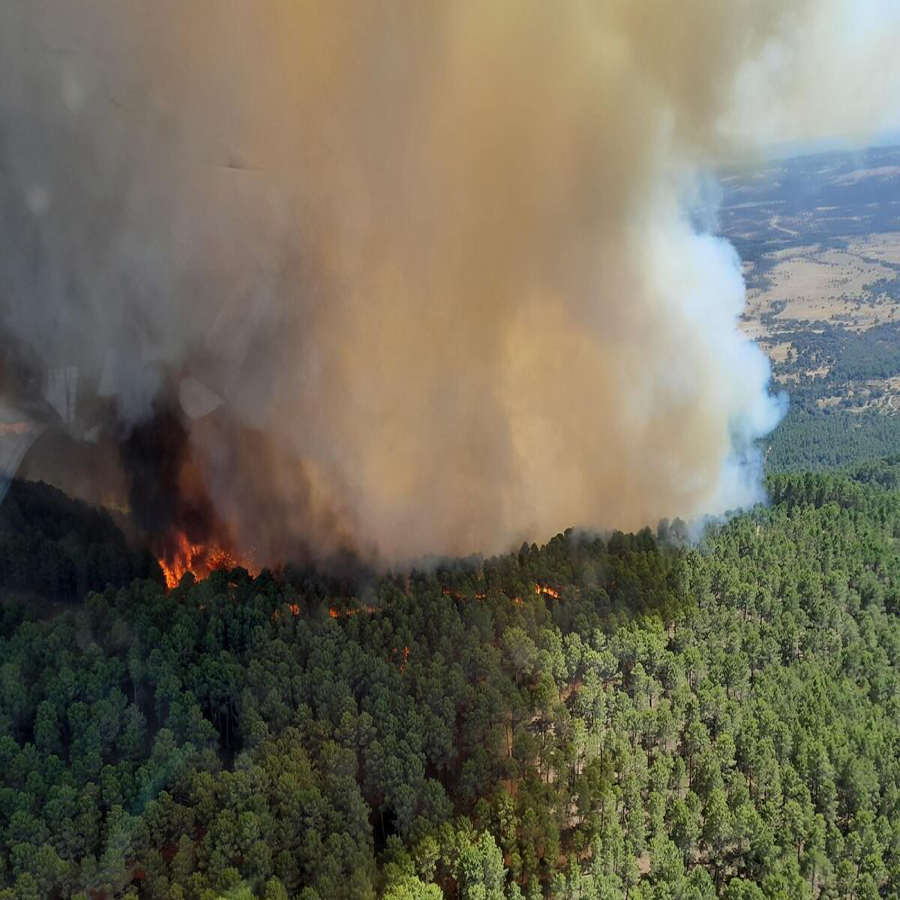
#> input picture imgO/img1.png, 900 x 900 px; its folder holds 4 pictures in this run
$ python recolector.py
#> lines starting #> are read from the running program, lines starting #| are printed output that depends on the picture
from PIL import Image
import statistics
import glob
import numpy as np
import os
import csv

# Definir los atributos
atributos = [('mediaRojo', 'REAL'),
             ('mediaVerde', 'REAL'),
             ('mediaAzul', 'REAL'),
             ('energia', 'REAL'),
             ('desviación', 'REAL'),
             ('contraste', 'REAL'),
             ('varianza', 'REAL'),
             ('class', ['incendio', 'humo', 'no incendio'])]

datos = []
datosTemporal = []

# mascara amarilla = 128,128,0 (no incendio)
# mascara roja = 128,0,0 (incendio)
# mascara verde = 0,128,0 (humo)

#variables de los descriptores
variaMini = 99999999.0
contrMini = 99999999.0
colorMini = 99999999.0
energMini = 99999999.0
desviMini = 99999999.0
variaMax = 0.0
contrMax = 0.0
colorMax = 0.0
energMax = 0.0
desviMax = 0.0

carpetaOriginal = "imgO"
carpetaMascara = "imgM"
#dirOrig = glob.glob('imgO/*')
dirOrig = glob.glob(carpetaOriginal + '/*.png')

for i in range(0, len(dirOrig)):
    #variables de mascara
    incendio = False
    humo = False
    noIncendio = False

    #iniciamos nuestros arreglos para los colores
    redIncendio = []
    greenIncendio = []
    blueIncendio = []
    redHumo = []
    greenHumo = []
    blueHumo = []
    redNoIncendio = []
    greenNoIncendio = []
    blueNoIncendio = []

    nomArvhivo = os.path.basename(dirOrig[i])
    print(nomArvhivo)
    imgO = Image.open(dirOrig[i]).convert("RGB")
#> imgO is the input picture: PIL image 900x900 RGB; mean R, G, B 111.2, 107, 89.5
    imgL = Image.open(dirOrig[i]).convert("L")
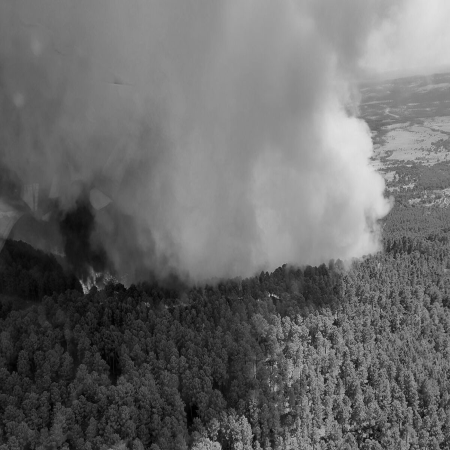
#> imgL: PIL image 900x900 L (shown at 1/2 size); min 0, max 225, mean 106.3
    imgM = Image.open(carpetaMascara + '/' + nomArvhivo).convert("RGB")

    width, height = imgO.size

    #matriz para num py
    maskIncendio = []
    maskHumo = []
    maskNoIncendio = []
    vecesR = 0
    vecesG = 0
    vecesY = 0

    for x in range(width):
        for y in range(height):
            #mascara roja
            if imgM.getpixel((x,y)) == (128,0,0):
                maskIncendio.append(imgL.getpixel((x,y)))
                if incendio == False:
                    incendio = True
                r, g, b = imgO.getpixel((x, y))
                redIncendio.append(r)
                greenIncendio.append(g)
                blueIncendio.append(b)
                vecesR = vecesR + 1
            #mascara verde
            if imgM.getpixel((x,y)) == (0,128,0):
                maskHumo.append(imgL.getpixel((x,y)))
                if noIncendio == False:
                    noIncendio = True
                r, g, b = imgO.getpixel((x, y))
                redNoIncendio.append(r)
                greenNoIncendio.append(g)
                blueNoIncendio.append(b)
                vecesG = vecesG + 1
            #mascara amarilla
            if imgM.getpixel((x, y)) == (128,128,0):
                maskNoIncendio.append(imgL.getpixel((x,y)))
                if humo == False:
                    humo = True
                r, g, b = imgO.getpixel((x, y))
                redHumo.append(r)
                greenHumo.append(g)
                blueHumo.append(b)
                vecesY = vecesY + 1
#> after the loop, blueHumo = []; blueIncendio = []; blueNoIncendio = []; greenHumo = []; greenIncendio = []; greenNoIncendio = []; humo = False; incendio = False; maskHumo = []; maskIncendio = []; maskNoIncendio = []; noIncendio = False; redHumo = []; redIncendio = []; redNoIncendio = []; vecesG = 0; vecesR = 0; vecesY = 0

    if(incendio == True):
        datosTemporal = []
        maskArray = maskIncendio
        maskT = np.array(maskArray)
        #energia
        # Normalizar los valores de los píxeles
        imgNorm = maskT / 255.0
        # Elevar al cuadrado los valores de los píxeles normalizados
        imgNormSq = np.square(imgNorm)
        # Calcular la energía total de la imagen
        energia = np.sum(imgNormSq)

        #varianza
        # calcular la varianza de la imagen en los píxeles que están dentro de la máscara
        variance = statistics.variance(imgNorm)

        # Calcular la desviación estándar de los valores de píxeles
        desviacion = statistics.stdev(maskArray)
        desviacionR = statistics.stdev(redIncendio)
        desviacionG = statistics.stdev(greenIncendio)
        desviacionB = statistics.stdev(blueIncendio)


        # Calcular el contraste como el valor máximo menos el valor mínimo dividido por la desviación estándar
        contraste= (np.max(imgNorm) - np.min(imgNorm)) / desviacion

        #meia
        mediaR = statistics.mean(redIncendio)
        mediaG = statistics.mean(greenIncendio)
        mediaB = statistics.mean(blueIncendio)

        """if (colorMini > mediaR):
            colorMini = mediaR
        if (colorMini > mediaG):
            colorMini = mediaG
        if (colorMini > mediaB):
            colorMini = mediaB

        if (colorMax < mediaR):
            colorMax = mediaR
        if (colorMax < mediaG):
            colorMax = mediaG
        if (colorMax < mediaB):
            colorMax = mediaB

        if (variaMini > variance):
            variaMini = variance
        if (contrMini > contraste):
            contrMini = contraste
        if (energMini > energia):
            energMini = energia
        if (desviMini > desviacionR):
            desviMini = desviacionR
        if (desviMini > desviacionG):
            desviMini = desviacionG
        if (desviMini > desviacionB):
            desviMini = desviacionB

        if (variaMax < variance):
            variaMax = variance
        if (contrMax < contraste):
            contrMax = contraste
        if (energMax < energia):
            energMax = energia
        if (desviMax < desviacionR):
            desviMax = desviacionR
        if (desviMax < desviacionG):
            desviMax = desviacionG
        if (desviMax < desviacionB):
            desviMax = desviacionB"""

        #guardamos datos
        if (mediaR <= 85):
            datosTemporal.append('bajo')
        if (mediaR > 85 and mediaR < 170):
            datosTemporal.append('medio')
        if (mediaR >= 170):
            datosTemporal.append('alto')

        if (mediaG <= 85):
            datosTemporal.append('bajo')
        if (mediaG > 85 and mediaG < 170):
            datosTemporal.append('medio')
        if (mediaG >= 170):
            datosTemporal.append('alto')

        if (mediaB <= 85):
            datosTemporal.append('bajo')
        if (mediaB > 85 and mediaB < 170):
            datosTemporal.append('medio')
        if (mediaB >= 170):
            datosTemporal.append('alto')

        if (desviacionR <= 28):
            datosTemporal.append('bajo')
        if (desviacionR > 28 and desviacionR < 50):
            datosTemporal.append('medio')
        if (desviacionR >= 50):
            datosTemporal.append('alto')

        if (desviacionG <= 28):
            datosTemporal.append('bajo')
        if (desviacionG > 28 and desviacionG < 50):
            datosTemporal.append('medio')
        if (desviacionG >= 50):
            datosTemporal.append('alto')

        if (desviacionB <= 28):
            datosTemporal.append('bajo')
        if (desviacionB > 28 and desviacionB < 50):
            datosTemporal.append('medio')
        if (desviacionB >= 50):
            datosTemporal.append('alto')

        if (energia <= 100000):
            datosTemporal.append('bajo')
        if (energia > 100000 and energia < 200000):
            datosTemporal.append('medio')
        if (energia >= 200000):
            datosTemporal.append('alto')

        if (contraste <= 0.030):
            datosTemporal.append('bajo')
        if (contraste > 0.030 and contraste < 0.045):
            datosTemporal.append('medio')
        if (contraste >= 0.045):
            datosTemporal.append('alto')

        if (variance <= 0.01672):
            datosTemporal.append('bajo')
        if (variance > 0.01672 and variance < 0.03249):
            datosTemporal.append('medio')
        if (variance >= 0.03249):
            datosTemporal.append('alto')

        #mascara roja
        datosTemporal.append('humo')

        datos.append(datosTemporal)

        """
        print("la media del rojo es de : " + str(mediaR))
        print("la media del verde es de : " + str(mediaG))
        print("la media del azul es de : " + str(mediaB))
        print("la energia total es de : " + str(energia))
        print("la desviacion es de : " + str(desviacion))
        print("el contraste es de : " + str(contraste))
        print("la varianza es de : " + str(variance))
        print("y es de clase : Incendio")
        print("")
        print("")
        """

    if(noIncendio == True and vecesY > 2):
        datosTemporal = []
        maskArray = maskNoIncendio
        maskT = np.array(maskArray)
        #energia
        # Normalizar los valores de los píxeles
        imgNorm = maskT / 255.0
        # Elevar al cuadrado los valores de los píxeles normalizados
        imgNormSq = np.square(imgNorm)
        # Calcular la energía total de la imagen
        energia = np.sum(imgNormSq)

        #varianza
        # calcular la varianza de la imagen en los píxeles que están dentro de la máscara
        variance = statistics.variance(imgNorm)

        # Calcular la desviación estándar de los valores de píxeles
        desviacion = statistics.stdev(maskArray)
        desviacionR = statistics.stdev(redNoIncendio)
        desviacionG = statistics.stdev(greenNoIncendio)
        desviacionB = statistics.stdev(blueNoIncendio)


        # Calcular el contraste como el valor máximo menos el valor mínimo dividido por la desviación estándar
        contraste= (np.max(imgNorm) - np.min(imgNorm)) / desviacion

        #meia
        mediaR = statistics.mean(redHumo)
        mediaG = statistics.mean(greenHumo)
        mediaB = statistics.mean(blueHumo)

        """if (colorMini > mediaR):
            colorMini = mediaR
        if (colorMini > mediaG):
            colorMini = mediaG
        if (colorMini > mediaB):
            colorMini = mediaB

        if (colorMax < mediaR):
            colorMax = mediaR
        if (colorMax < mediaG):
            colorMax = mediaG
        if (colorMax < mediaB):
            colorMax = mediaB

        if (variaMini > variance):
            variaMini = variance
        if (contrMini > contraste):
            contrMini = contraste
        if (energMini > energia):
            energMini = energia
        if (desviMini > desviacionR):
            desviMini = desviacionR
        if (desviMini > desviacionG):
            desviMini = desviacionG
        if (desviMini > desviacionB):
            desviMini = desviacionB

        if (variaMax < variance):
            variaMax = variance
        if (contrMax < contraste):
            contrMax = contraste
        if (energMax < energia):
            energMax = energia
        if (desviMax < desviacionR):
            desviMax = desviacionR
        if (desviMax < desviacionG):
            desviMax = desviacionG
        if (desviMax < desviacionB):
            desviMax = desviacionB"""

        #guardamos datos
        if (mediaR <= 85):
            datosTemporal.append('bajo')
        if (mediaR > 85 and mediaR < 170):
            datosTemporal.append('medio')
        if (mediaR >= 170):
            datosTemporal.append('alto')

        if (mediaG <= 85):
            datosTemporal.append('bajo')
        if (mediaG > 85 and mediaG < 170):
            datosTemporal.append('medio')
        if (mediaG >= 170):
            datosTemporal.append('alto')

        if (mediaB <= 85):
            datosTemporal.append('bajo')
        if (mediaB > 85 and mediaB < 170):
            datosTemporal.append('medio')
        if (mediaB >= 170):
            datosTemporal.append('alto')

        if (desviacionR <= 28):
            datosTemporal.append('bajo')
        if (desviacionR > 28 and desviacionR < 50):
            datosTemporal.append('medio')
        if (desviacionR >= 50):
            datosTemporal.append('alto')

        if (desviacionG <= 28):
            datosTemporal.append('bajo')
        if (desviacionG > 28 and desviacionG < 50):
            datosTemporal.append('medio')
        if (desviacionG >= 50):
            datosTemporal.append('alto')

        if (desviacionB <= 28):
            datosTemporal.append('bajo')
        if (desviacionB > 28 and desviacionB < 50):
            datosTemporal.append('medio')
        if (desviacionB >= 50):
            datosTemporal.append('alto')

        if (energia <= 100000):
            datosTemporal.append('bajo')
        if (energia > 100000 and energia < 200000):
            datosTemporal.append('medio')
        if (energia >= 200000):
            datosTemporal.append('alto')

        if (contraste <= 0.030):
            datosTemporal.append('bajo')
        if (contraste > 0.030 and contraste < 0.045):
            datosTemporal.append('medio')
        if (contraste >= 0.045):
            datosTemporal.append('alto')

        if (variance <= 0.01672):
            datosTemporal.append('bajo')
        if (variance > 0.01672 and variance < 0.03249):
            datosTemporal.append('medio')
        if (variance >= 0.03249):
            datosTemporal.append('alto')

        #mascara amarilla
        datosTemporal.append('no incendio')

        datos.append(datosTemporal)
        """
        print("la media del rojo es de : " + str(mediaR))
        print("la media del verde es de : " + str(mediaG))
        print("la media del azul es de : " + str(mediaB))
        print("la energia total es de : " + str(energia))
        print("la desviacion es de : " + str(desviacion))
        print("el contraste es de : " + str(contraste))
        print("la varianza es de : " + str(variance))
        print("y es de clase : No incendio")
        print("")
        print("")
        """

    if(humo == True and vecesG > 2):
        datosTemporal = []
        maskArray = maskHumo
        maskT = np.array(maskArray)
        #energia
        # Normalizar los valores de los píxeles
        imgNorm = maskT / 255.0
        # Elevar al cuadrado los valores de los píxeles normalizados
        imgNormSq = np.square(imgNorm)
        # Calcular la energía total de la imagen
        energia = np.sum(imgNormSq)

        #varianza
        # calcular la varianza de la imagen en los píxeles que están dentro de la máscara
        variance = statistics.variance(imgNorm)

        # Calcular la desviación estándar de los valores de píxeles
        desviacion = statistics.stdev(maskArray)
        desviacionR = statistics.stdev(redHumo)
        desviacionG = statistics.stdev(greenHumo)
        desviacionB = statistics.stdev(blueHumo)


        # Calcular el contraste como el valor máximo menos el valor mínimo dividido por la desviación estándar
        contraste= (np.max(imgNorm) - np.min(imgNorm)) / desviacion

        #meia
        mediaR = statistics.mean(redHumo)
        mediaG = statistics.mean(greenHumo)
        mediaB = statistics.mean(blueHumo)

        """if (colorMini > mediaR):
            colorMini = mediaR
        if (colorMini > mediaG):
            colorMini = mediaG
        if (colorMini > mediaB):
            colorMini = mediaB

        if (colorMax < mediaR):
            colorMax = mediaR
        if (colorMax < mediaG):
            colorMax = mediaG
        if (colorMax < mediaB):
            colorMax = mediaB

        if (variaMini > variance):
            variaMini = variance
        if (contrMini > contraste):
            contrMini = contraste
        if (energMini > energia):
            energMini = energia
        if (desviMini > desviacionR):
            desviMini = desviacionR
        if (desviMini > desviacionG):
            desviMini = desviacionG
        if (desviMini > desviacionB):
            desviMini = desviacionB

        if (variaMax < variance):
            variaMax = variance
        if (contrMax < contraste):
            contrMax = contraste
        if (energMax < energia):
            energMax = energia
        if (desviMax < desviacionR):
            desviMax = desviacionR
        if (desviMax < desviacionG):
            desviMax = desviacionG
        if (desviMax < desviacionB):
            desviMax = desviacionB"""

        #guardamos datos
        if (mediaR <= 85):
            datosTemporal.append('bajo')
        if (mediaR > 85 and mediaR < 170):
            datosTemporal.append('medio')
        if (mediaR >= 170):
            datosTemporal.append('alto')

        if (mediaG <= 85):
            datosTemporal.append('bajo')
        if (mediaG > 85 and mediaG < 170):
            datosTemporal.append('medio')
        if (mediaG >= 170):
            datosTemporal.append('alto')

        if (mediaB <= 85):
            datosTemporal.append('bajo')
        if (mediaB > 85 and mediaB < 170):
            datosTemporal.append('medio')
        if (mediaB >= 170):
            datosTemporal.append('alto')

        if (desviacionR <= 28):
            datosTemporal.append('bajo')
        if (desviacionR > 28 and desviacionR < 50):
            datosTemporal.append('medio')
        if (desviacionR >= 50):
            datosTemporal.append('alto')

        if (desviacionG <= 28):
            datosTemporal.append('bajo')
        if (desviacionG > 28 and desviacionG < 50):
            datosTemporal.append('medio')
        if (desviacionG >= 50):
            datosTemporal.append('alto')

        if (desviacionB <= 28):
            datosTemporal.append('bajo')
        if (desviacionB > 28 and desviacionB < 50):
            datosTemporal.append('medio')
        if (desviacionB >= 50):
            datosTemporal.append('alto')

        if (energia <= 100000):
            datosTemporal.append('bajo')
        if (energia > 100000 and energia < 200000):
            datosTemporal.append('medio')
        if (energia >= 200000):
            datosTemporal.append('alto')

        if (contraste <= 0.030):
            datosTemporal.append('bajo')
        if (contraste > 0.030 and contraste < 0.045):
            datosTemporal.append('medio')
        if (contraste >= 0.045):
            datosTemporal.append('alto')

        if (variance <= 0.01672):
            datosTemporal.append('bajo')
        if (variance > 0.01672 and variance < 0.03249):
            datosTemporal.append('medio')
        if (variance >= 0.03249):
            datosTemporal.append('alto')

        #mascar verde
        datosTemporal.append('incendio')

        datos.append(datosTemporal)
        """
        print("la media del rojo es de : " + str(mediaR))
        print("la media del verde es de : " + str(mediaG))
        print("la media del azul es de : " + str(mediaB))
        print("la energia total es de : " + str(energia))
        print("la desviacion es de : " + str(desviacion))
        print("el contraste es de : " + str(contraste))
        print("la varianza es de : " + str(variance))
        print("y es de clase : Humo")
        print("")
        print("")
        """
#> pass 2 of the loop `for i in range(0, len(dirOrig)):`:
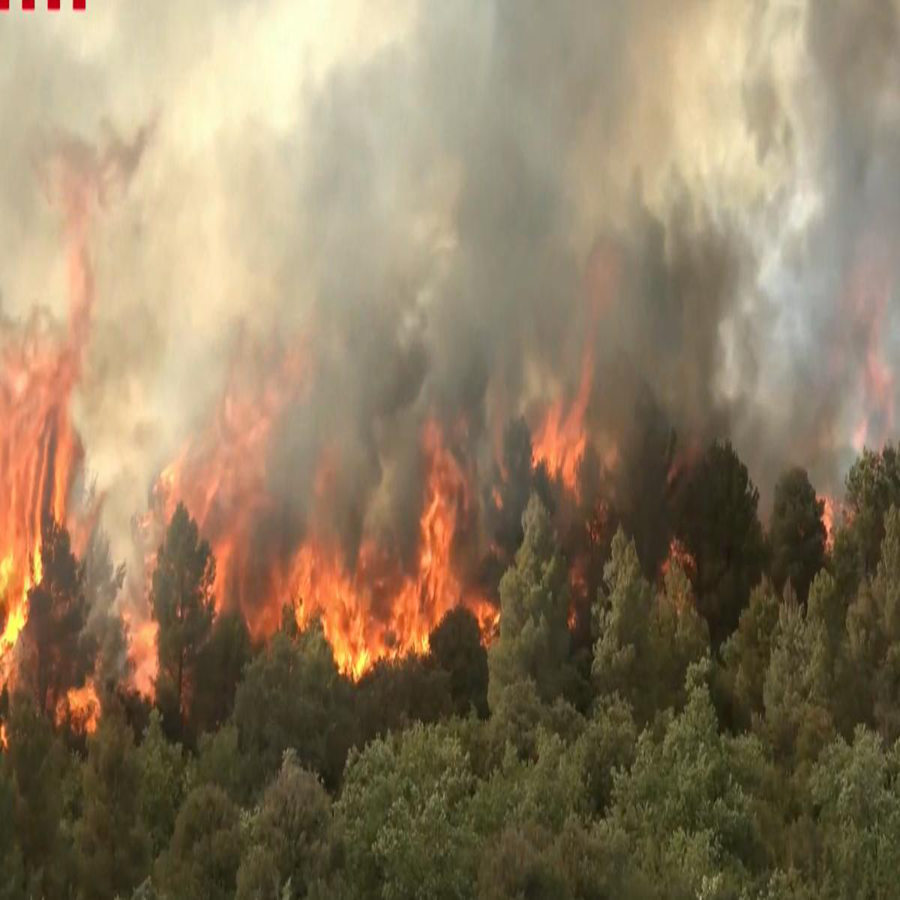
#> input picture imgO/img10.png, 900 x 900 px
#> imgO is the input picture: PIL image 900x900 RGB; mean R, G, B 142, 124.1, 97.3
#> `imgL = Image.open(dirOrig[i]).convert("L")`:
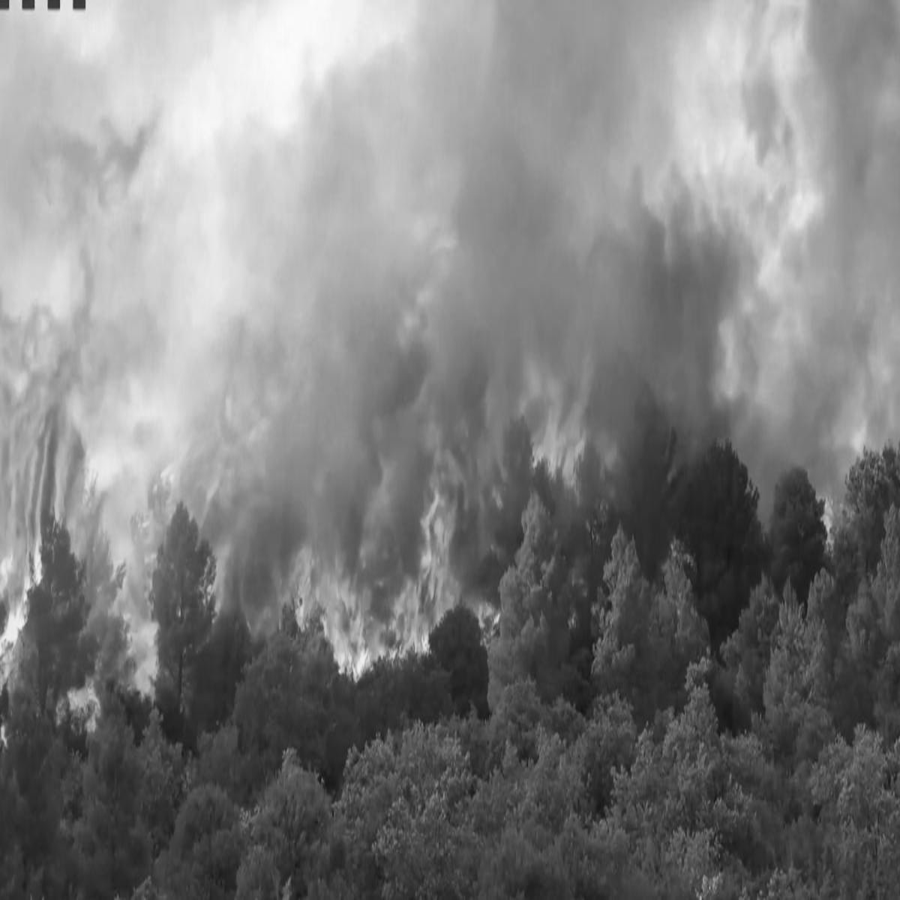
#> imgL: PIL image 900x900 L; min 19, max 251, mean 126.4
#> after the loop `for x in range(width):`: humo = False; vecesG = 0

"""print("valores media del color : " + str(colorMax) + " " + str(colorMini))
print("valores media del contraste : " + str(contrMax) + " " + str(contrMini))
print("valores media del varianza : " + str(variaMax) + " " + str(variaMini))
print("valores media del energia : " + str(energMax) + " " + str(energMini))
print("valores media de la desviacion : " + str(desviMax) + " " + str(desviMini))"""
# Creamos el archivo CSV
with open('datos.csv', 'w', newline='') as f:
    writer = csv.writer(f)
    writer.writerows(datos)
